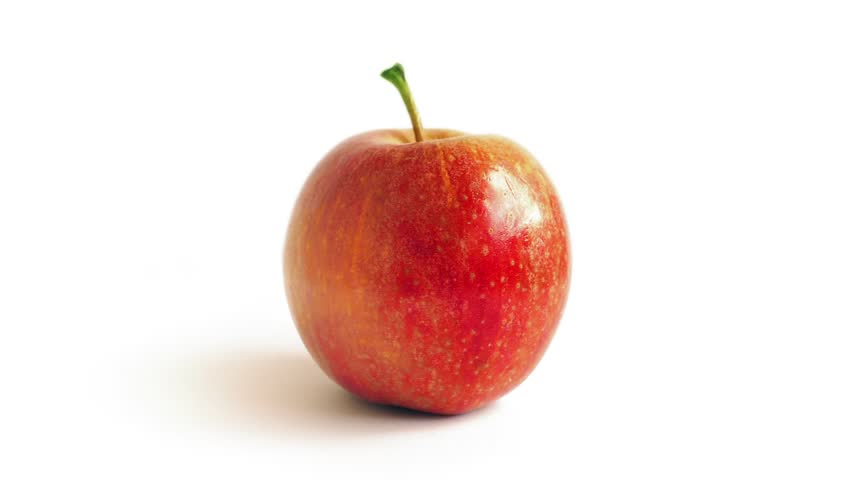
#> input picture image_manipulation/apple.png, 852 x 480 px
$ python counting_objects.py --image apple.png
#> lines starting #> are read from the running program, lines starting #| are printed output that depends on the picture; after the words box and inside, x2 and y2 are one past the last pixel; in counts of white or black regions, pixels touching at a corner belong together
import argparse
import imutils
import cv2

#parse the arguments
input = argparse.ArgumentParser()
input.add_argument("-i", "--image", required=True, help="input image")
arguments = vars(input.parse_args())

#loading the image
img = cv2.imread(arguments["image"])
#> img is the input picture: shape (480, 852, 3); mean B, G, R 219.8, 223.8, 243.6

#convert to grayscale
gry = cv2.cvtColor(img, cv2.COLOR_BGR2GRAY)
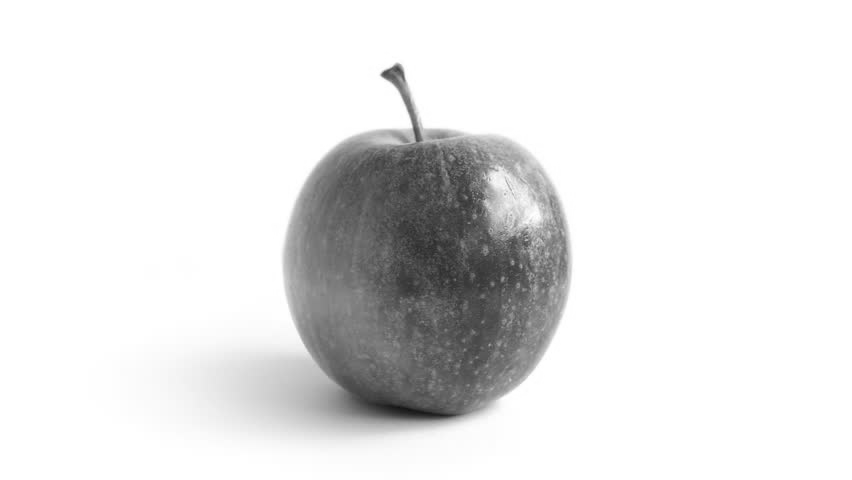
#> gry: shape (480, 852); min 18, max 255, mean 229.3

#finding the edges
edges = cv2.Canny(gry, 120, 150)
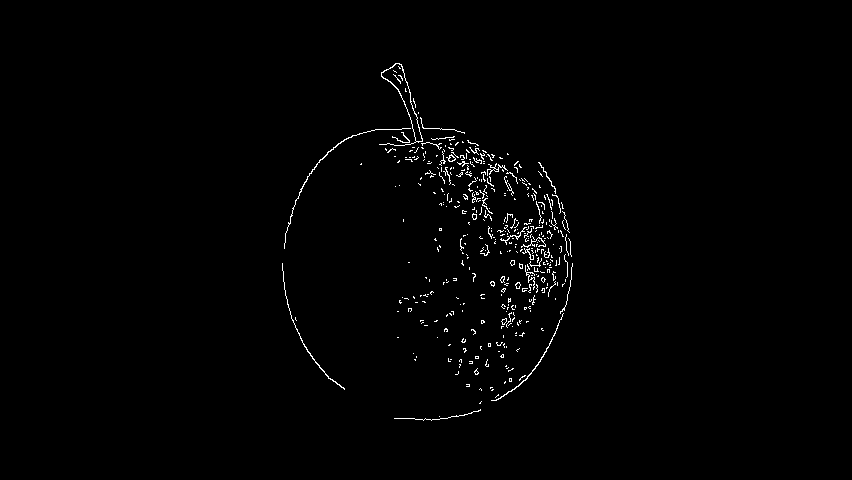
#> edges: shape (480, 852); 1% white in thin lines or dots, all inside (x1, y1, x2, y2) = (282, 63, 573, 421)


#threshold; there are 2 outputs, where second is the image
threshold = cv2.threshold(gry, 225, 255, cv2.THRESH_BINARY_INV)[1]
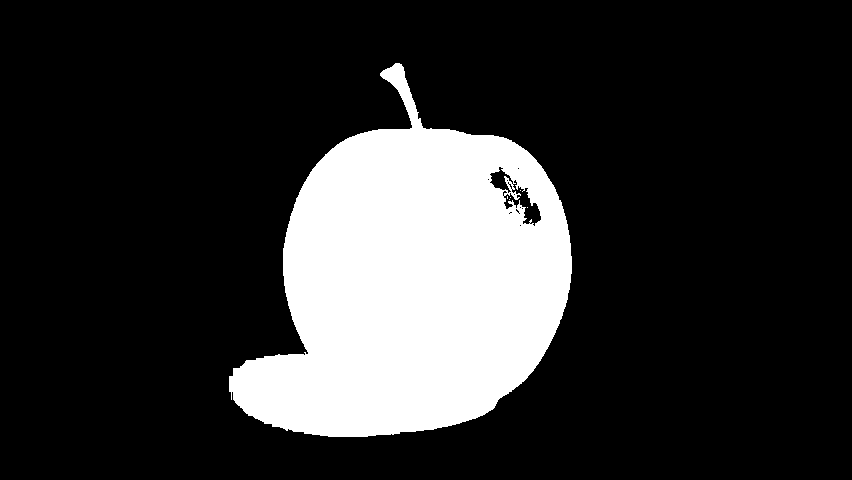
#> threshold: shape (480, 852); 19% white; 6 white regions (5 under 20 px)
cv2.imshow("threshold", threshold)


#find contours in the image
contours = cv2.findContours(threshold.copy(), cv2.RETR_EXTERNAL, cv2.CHAIN_APPROX_SIMPLE)
#> contours = 1 contour; box (x1, y1, x2, y2) and area: (229, 63, 572, 437) 78178
contours = imutils.grab_contours(contours)
img_copy = img.copy()

for i in contours:
	cv2.drawContours(img_copy, [i], -1, (240,0,159),3)
	cv2.imshow("contours", img_copy)
#> this loop made 1 pass
#> pass 1, `cv2.imshow("contours", img_copy)`:
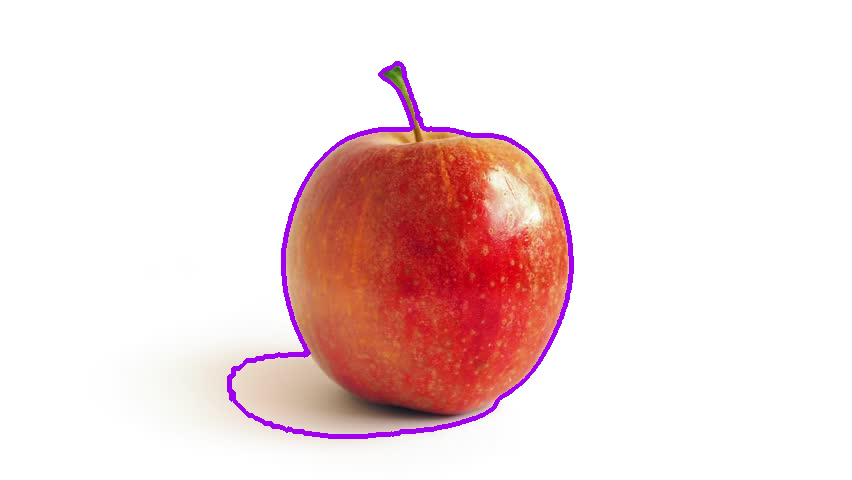
#> window 'contours': shape (480, 852, 3); mean B, G, R 220.4, 220.7, 242.6


# draw the total number of contours found in purple
if(len(contours)) > 1:
	text = "I found {} objects!".format(len(contours))
	cv2.putText(img_copy, text, (10, 25),  cv2.FONT_HERSHEY_SIMPLEX, 0.7,
		(240, 0, 159), 2)
else:
	text = "I found 1 object!"
	cv2.putText(img_copy, text, (10, 25),  cv2.FONT_HERSHEY_SIMPLEX, 0.7,
		(240, 0, 159), 2)
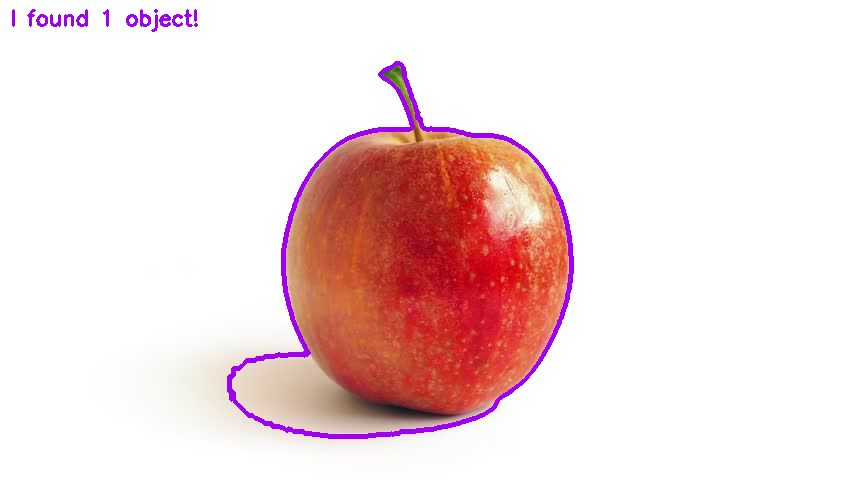
#> img_copy: shape (480, 852, 3); 0.27% of pixels changed, all inside (x1, y1, x2, y2) = (12, 9, 198, 32)


cv2.imshow("Contours", img_copy)
cv2.waitKey(0)
